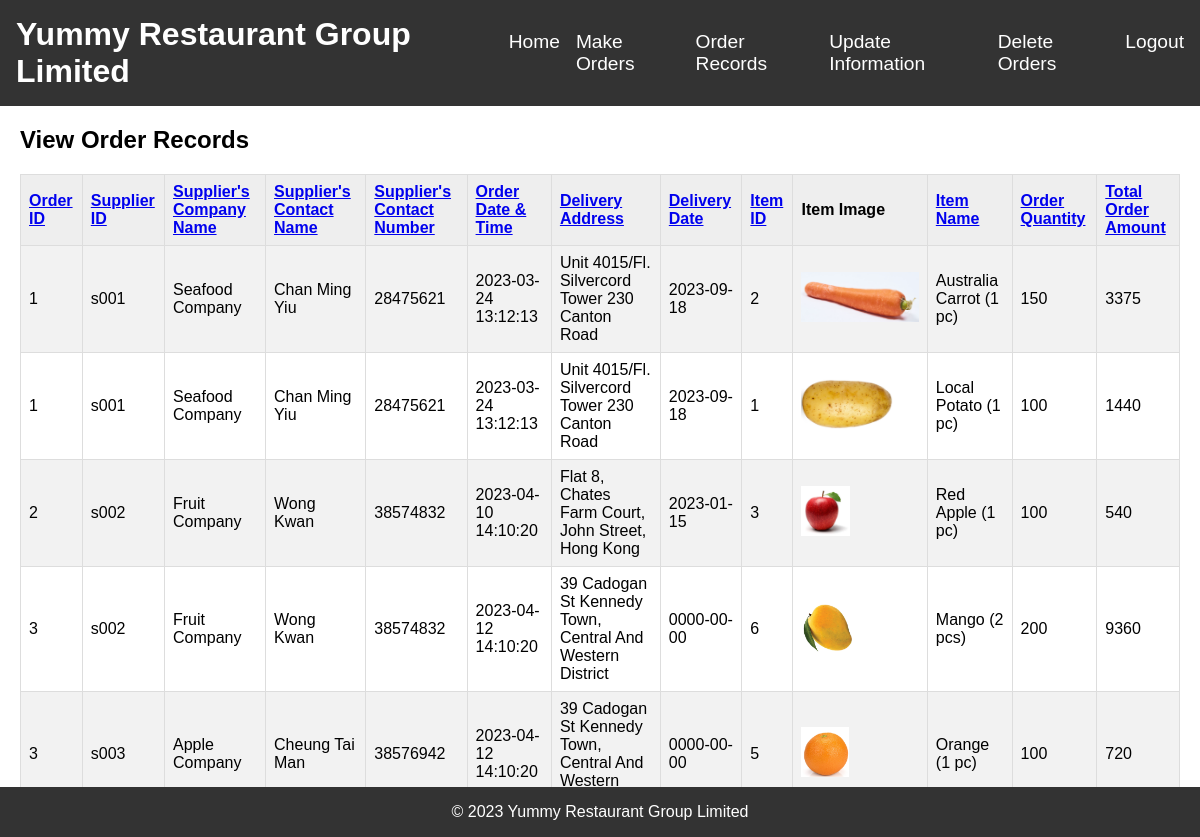
/PurchaseManager/OrderRecords/index.php, run on the app's committed database.
### tables this page shows
CREATE TABLE `Orders` (
  `orderID` int(11) NOT NULL,
  `purchaseManagerID` varchar(50) NOT NULL,
  `orderDateTime` timestamp NOT NULL DEFAULT current_timestamp() ON UPDATE current_timestamp(),
  `deliveryAddress` varchar(255) NOT NULL,
  `deliveryDate` date NOT NULL
);

CREATE TABLE `Supplier` (
  `supplierID` varchar(50) NOT NULL,
  `password` varchar(50) NOT NULL,
  `companyName` varchar(100) NOT NULL,
  `contactName` varchar(100) NOT NULL,
  `contactNumber` varchar(30) NOT NULL,
  `address` varchar(255) NOT NULL
);

CREATE TABLE `Item` (
  `itemID` int(11) NOT NULL,
  `supplierID` varchar(50) NOT NULL,
  `itemName` varchar(255) NOT NULL,
  `ImageFile` varchar(50) NOT NULL,
  `itemDescription` text DEFAULT NULL,
  `stockItemQty` int(11) NOT NULL DEFAULT 0,
  `price` double NOT NULL
);

CREATE TABLE `OrdersItem` (
  `orderID` int(11) NOT NULL,
  `itemID` int(11) NOT NULL,
  `orderQty` int(5) NOT NULL,
  `itemPrice` double NOT NULL
);

### PurchaseManager/OrderRecords/index.php (the view, shortened to what this page needs)
<!DOCTYPE html>
<html lang="en">
<head>
  <link rel="stylesheet" href="style_record.css">
</head>
<body>
  <header>
    <h1>Yummy Restaurant Group Limited</h1>
    <nav>
      <ul>
        <li><a href="//127.0.0.1/PurchaseManager/index.php">Home</a></li>
        <li><a href="//127.0.0.1/PurchaseManager/MakeOrders">Make Orders</a></li>
        <li><a href="//127.0.0.1/PurchaseManager/OrderRecords">Order Records</a></li>
        <li><a href="//127.0.0.1/PurchaseManager/UpdateInformation">Update Information</a></li>
        <li><a href="//127.0.0.1/PurchaseManager/DeleteOrders">Delete Orders</a></li>
        <li><a href="//127.0.0.1/Login/index.php">Logout</a></li>
      </ul>
    </nav>
  </header>
  <main>
    <h2>View Order Records</h2>
    <?php
    include 'mysqli_conn.php';
    $sortColumn1 = $_GET['sortColumn1'] ?? 'orderID';
    $sortColumn2 = $_GET['sortColumn2'] ?? 'itemName';
    $sortDirection1 = $_GET['sortDirection1'] ?? 'ASC';
    $sortDirection2 = $_GET['sortDirection2'] ?? 'ASC';
    $sql = "SELECT o.orderID, s.supplierID, s.companyName, s.contactName, s.contactNumber, o.orderDateTime, o.deliveryAddress, o.deliveryDate, i.itemID, i.ImageFile, i.itemName, oi.orderQty, (oi.orderQty * i.price) AS totalAmount
FROM Orders o
INNER JOIN PurchaseManager pm ON o.purchaseManagerID = pm.purchaseManagerID
INNER JOIN OrdersItem oi ON o.orderID = oi.orderID
INNER JOIN Item i ON oi.itemID = i.itemID
INNER JOIN Supplier s ON i.supplierID = s.supplierID
ORDER BY $sortColumn1 $sortDirection1, $sortColumn2 $sortDirection2";
    $result = mysqli_query($conn, $sql);
    if (mysqli_num_rows($result) > 0) {
      echo "<table>";
      echo "<tr>
<th><a href='?sortColumn1=orderID&sortDirection1=" . ($sortColumn1 === 'orderID' && $sortDirection1 === 'ASC' ? 'DESC' : 'ASC') . "'>Order ID</a></th>
<th><a href='?sortColumn1=supplierID&sortDirection1=" . ($sortColumn1 === 'supplierID' && $sortDirection1 === 'ASC' ? 'DESC' : 'ASC') . "'>Supplier ID</a></th>
<th><a href='?sortColumn1=companyName&sortDirection1=" . ($sortColumn1 === 'companyName' && $sortDirection1 === 'ASC' ? 'DESC' : 'ASC') . "'>Supplier's Company Name</a></th>
<th><a href='?sortColumn1=contactName&sortDirection1=" . ($sortColumn1 === 'contactName' && $sortDirection1 === 'ASC' ? 'DESC' : 'ASC') . "'>Supplier's Contact Name</a></th>
<th><a href='?sortColumn1=contactNumber&sortDirection1=" . ($sortColumn1 === 'contactNumber' && $sortDirection1 === 'ASC' ? 'DESC' : 'ASC') . "'>Supplier's Contact Number</a></th>
<th><a href='?sortColumn1=orderDateTime&sortDirection1=" . ($sortColumn1 === 'orderDateTime' && $sortDirection1 === 'ASC' ? 'DESC' : 'ASC') . "'>Order Date & Time</a></th>
<th><a href='?sortColumn1=deliveryAddress&sortDirection1=" . ($sortColumn1 === 'deliveryAddress' && $sortDirection1 === 'ASC' ? 'DESC' : 'ASC') . "'>Delivery Address</a></th>
<th><a href='?sortColumn1=deliveryDate&sortDirection1=" . ($sortColumn1 === 'deliveryDate' && $sortDirection1 === 'ASC' ? 'DESC' : 'ASC') . "'>Delivery Date</a></th>
<th><a href='?sortColumn1=itemID&sortDirection1=" . ($sortColumn1 === 'itemID' && $sortDirection1 === 'ASC' ? 'DESC' : 'ASC') . "'>Item ID</a></th>
<th>Item Image</th>
<th><a href='?sortColumn1=itemName&sortDirection1=" . ($sortColumn1 === 'itemName' && $sortDirection1 === 'ASC' ? 'DESC' : 'ASC') . "'>Item Name</a></th>
<th><a href='?sortColumn1=orderQty&sortDirection1=" . ($sortColumn1 === 'orderQty' && $sortDirection1 === 'ASC' ? 'DESC' : 'ASC') . "'>Order Quantity</a></th>
<th><a href='?sortColumn1=totalAmount&sortDirection1=" . ($sortColumn1 === 'totalAmount' && $sortDirection1 === 'ASC' ? 'DESC' : 'ASC') . "'>Total Order Amount</a></th>
</tr>";
      while ($row = mysqli_fetch_assoc($result)) {
        echo "<tr>";
        echo "<td>" . $row['orderID'] . "</td>";
        echo "<td>" . $row['supplierID'] . "</td>";
        echo "<td>" . $row['companyName'] . "</td>";
        echo "<td>" . $row['contactName'] . "</td>";
        echo "<td>" . $row['contactNumber'] . "</td>";
        echo "<td>" . $row['orderDateTime'] . "</td>";
        echo "<td>" . $row['deliveryAddress'] . "</td>";
        echo "<td>" . $row['deliveryDate'] . "</td>";
        echo "<td>" . $row['itemID'] . "</td>";
        echo "<td><img src='//127.0.0.1/image/" . $row['ImageFile'] . "' alt='Item Image'></td>";
        echo "<td>" . $row['itemName'] . "</td>";
        echo "<td>" . $row['orderQty'] . "</td>";
        echo "<td>" . ($row['totalAmount'] * 0.9) . "</td>";
        echo "</tr>";
      }
      echo "</table>";
    } else {
      echo "No order records found.";
    }
    ?>
  </main>
  <footer>
    <p>&copy; 2023 Yummy Restaurant Group Limited</p>
  </footer>
</body>
</html>

### PurchaseManager/OrderRecords/style_record.css (style rules this page uses)
* { font-family: Arial, sans-serif; box-sizing: border-box; margin: 0; padding: 0; }
header { background-color: #333; color: #fff; display: flex; justify-content: space-between; align-items: center; padding: 1rem; }
header h1 { font-size: 2rem; }
nav ul { display: flex; list-style: none; }
nav li:not(:last-child) { margin-right: 1rem; }
nav a { color: #fff; text-decoration: none; font-size: 1.2rem; }
main { margin: 20px; }
footer { background-color: #333; color: #fff; text-align: center; padding: 1rem; position: fixed; bottom: 0; width: 100%; }
table { border-collapse: collapse; margin-top: 20px; width: 100%; }
th, td { border: 1px solid #ddd; padding: 8px; text-align: left; }
th { background-color: #eee; font-weight: bold; }
tbody tr:nth-child(even) { background-color: #f2f2f2; }
img { height: 50px; }

### data on the page
orders: orderID "1", supplier.supplierID "s001", supplier.companyName "Seafood Company", supplier.contactName "Chan Ming Yiu", supplier.contactNumber "28475621", orderDateTime "2023-03-24 13:12:13", deliveryAddress "Unit 4015/Fl. Silvercord Tower 230 Canton Road", deliveryDate "2023-09-18", item.itemID "2", item.ImageFile (picture), item.itemName "Australia Carrot (1 pc)", ordersitem.orderQty "150", totalAmount "3375", item.itemID "1", item.itemName "Local Potato (1 pc)", ordersitem.orderQty "100", totalAmount "1440"
orders: orderID "2", supplier.supplierID "s002", supplier.companyName "Fruit Company", supplier.contactName "Wong Kwan", supplier.contactNumber "38574832", orderDateTime "2023-04-10 14:10:20", deliveryAddress "Flat 8, Chates Farm Court, John Street, Hong Kong", deliveryDate "2023-01-15", item.itemID "3", item.ImageFile (picture), item.itemName "Red Apple (1 pc)", ordersitem.orderQty "100", totalAmount "540"
orders: orderID "3", supplier.supplierID "s002", supplier.companyName "Fruit Company", supplier.contactName "Wong Kwan", supplier.contactNumber "38574832", orderDateTime "2023-04-12 14:10:20", deliveryAddress "39 Cadogan St Kennedy Town, Central And Western District", deliveryDate "0000-00-00", item.itemID "6", item.ImageFile (picture), item.itemName "Mango (2 pcs)", ordersitem.orderQty "200", totalAmount "9360", supplier.supplierID "s003", supplier.companyName "Apple Company", supplier.contactName "Cheung Tai Man", supplier.contactNumber "38576942", deliveryAddress "39 Cadogan St Kennedy Town, Central And Western…", item.itemID "5", item.itemName "Orange (1 pc)", ordersitem.orderQty "100", totalAmount "720"
